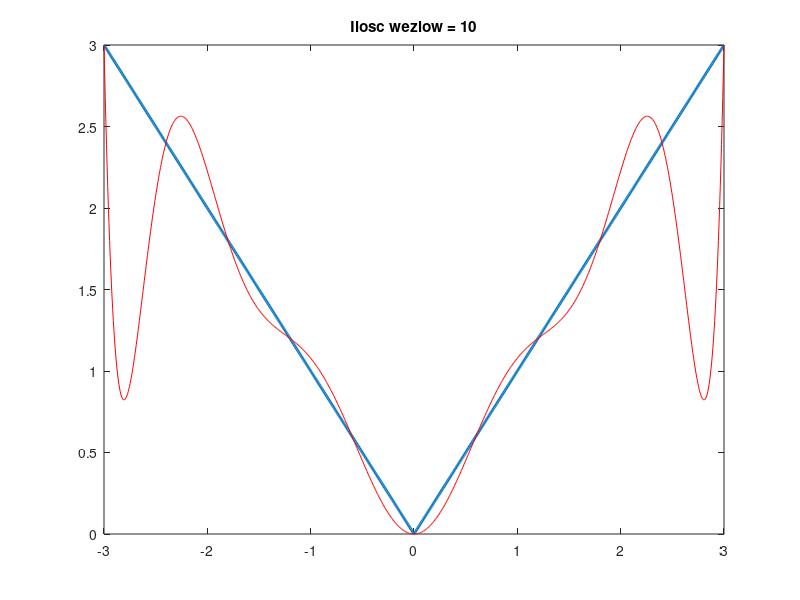
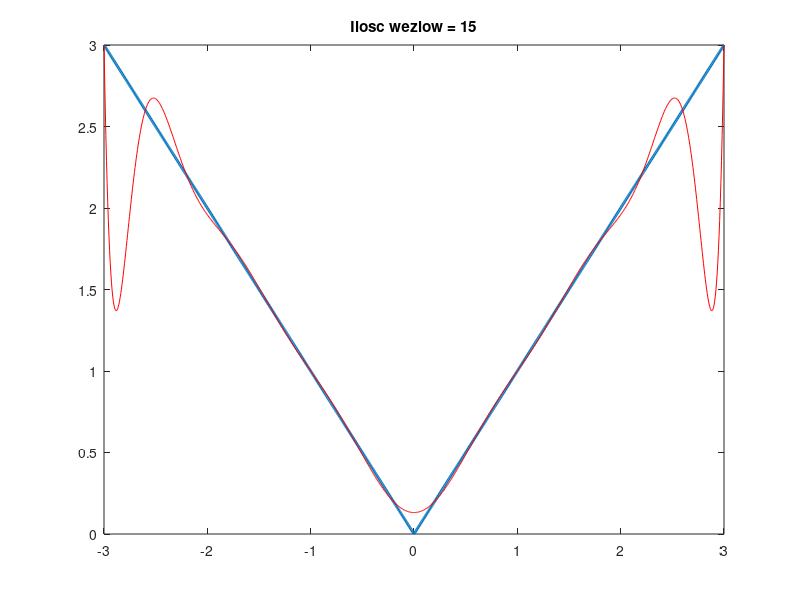
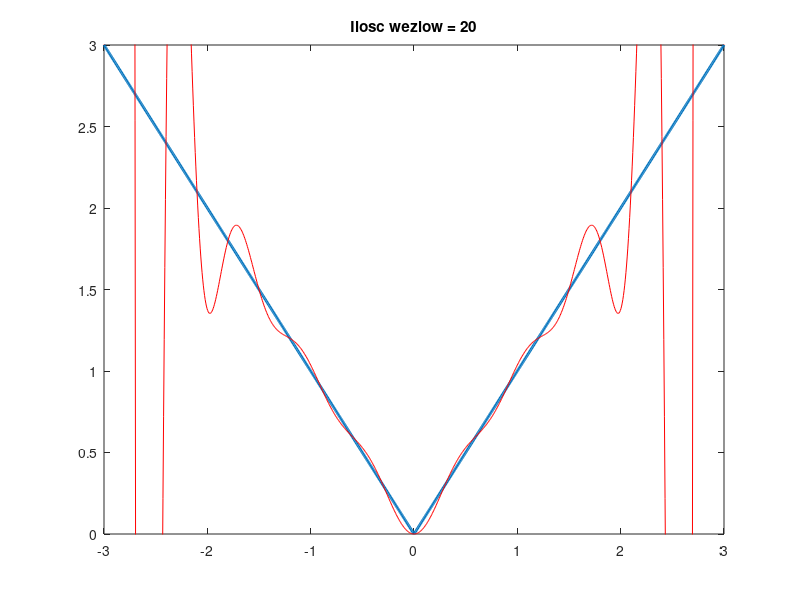
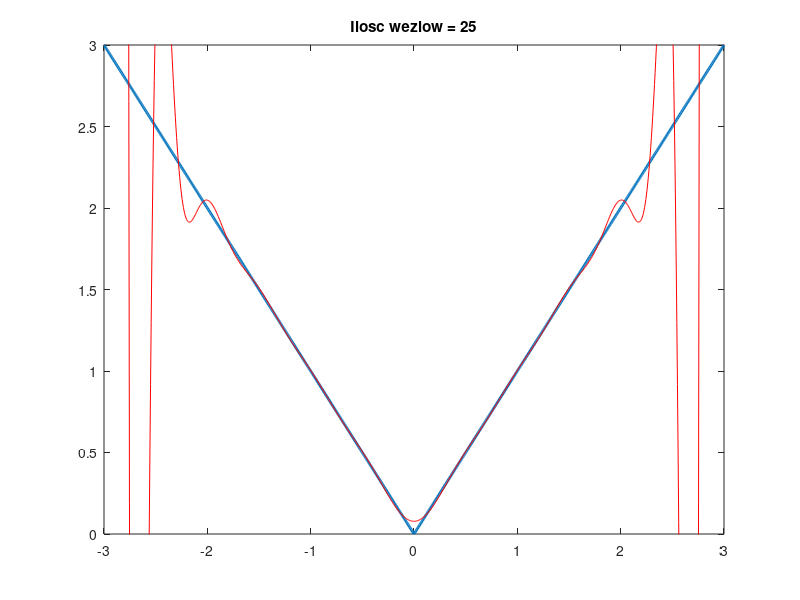

Write MATLAB code to recreate these figures, in order.
a=-3;
b=3;
xs=linspace(a,b,1000);
y=abs(xs);
ys=0;

for n=10:5:25
    
    x=[];
    x(1)=-3;
    h=(b-a)/n;
    for i=1:n
        x(i+1)=x(1)+i*h;
    end
    N=length(x);
    L=ones(N,length(xs));

    for i=1:N
        for j=1:N
            if (i~=j)
                L(i,:)=L(i,:).*(xs-x(j))/(x(i)-x(j));
            end
        end
    end
    ys=0;
    for i=1:N
        ys=ys+abs(x(i))*L(i,:);
    end
    figure
    plot(xs,y,'LineWidth',2)
    hold on;
    plot(xs,ys,'r')
    str=sprintf('Ilosc wezlow = %d', n);
    title(str);
    ylim([0 3])
end